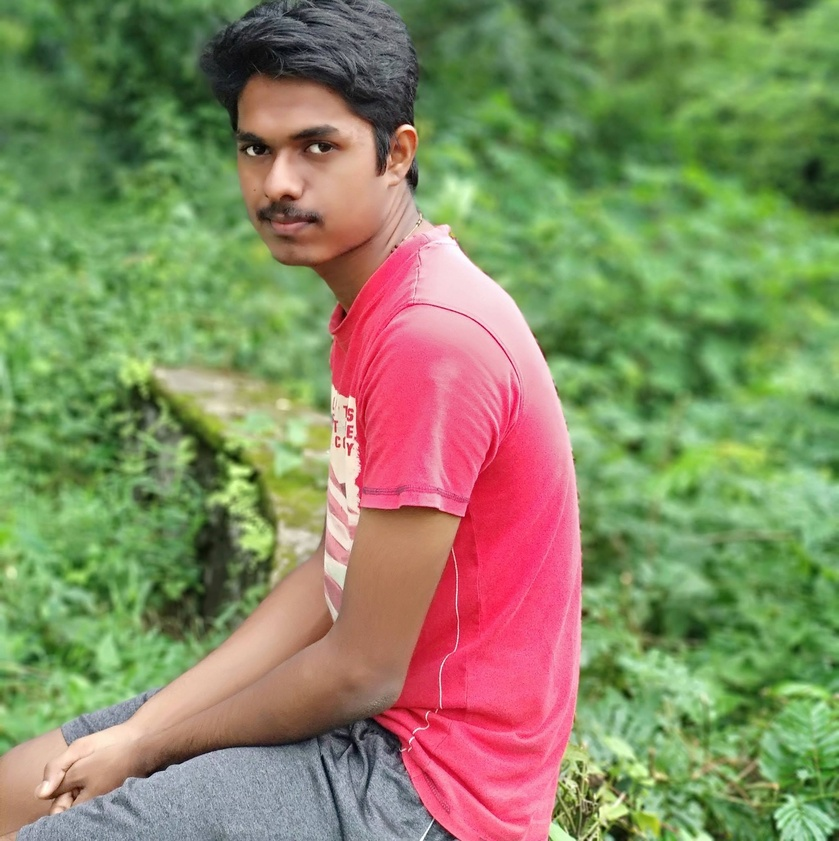
#> input picture security/face/abin.jpg, 839 x 841 px, shrunk from 2043 x 2048 before the run
$ python face_detect.py abin.jpg
#> lines starting #> are read from the running program, lines starting #| are printed output that depends on the picture; after the words box and inside, x2 and y2 are one past the last pixel; in counts of white or black regions, pixels touching at a corner belong together
import cv2
import sys

# Get user supplied values
imagePath = sys.argv[1]
cascPath = "haarcascade_frontalface_default.xml"

# Create the haar cascade
faceCascade = cv2.CascadeClassifier(cascPath)

# Read the image
image = cv2.imread(imagePath)
#> image is the input picture: shape (841, 839, 3); mean B, G, R 98.9, 138.6, 135.1
gray = cv2.cvtColor(image, cv2.COLOR_BGR2GRAY)
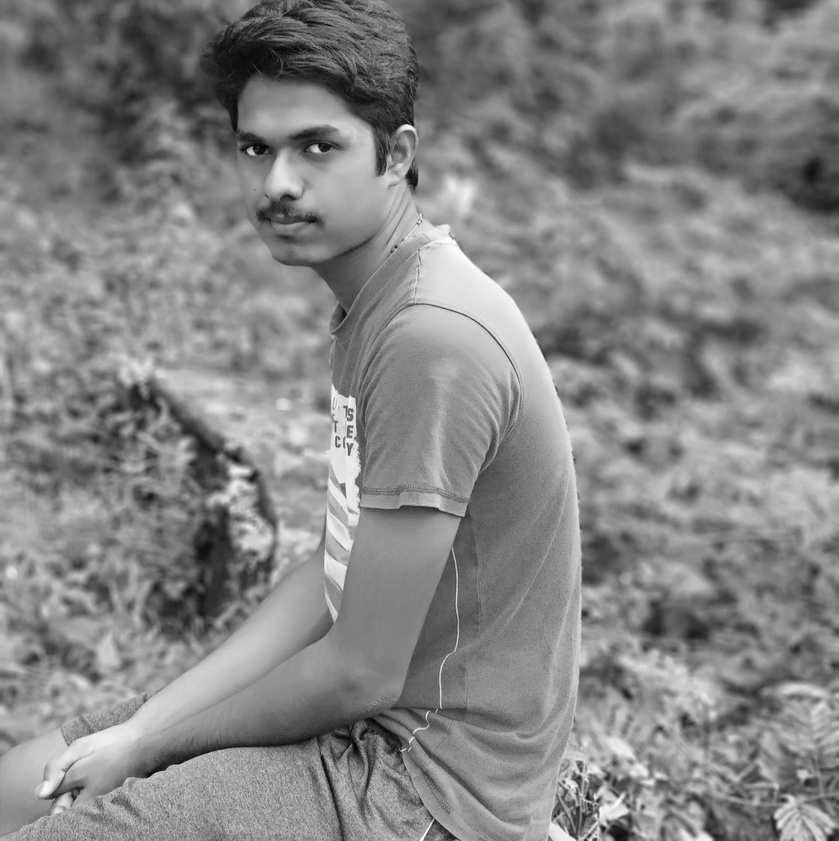
#> gray: shape (841, 839); min 1, max 254, mean 133

# Detect faces in the image
faces = faceCascade.detectMultiScale(
    gray,
    scaleFactor=1.1,
    minNeighbors=5,
    minSize=(30, 30),
    flags = cv2.cv2.CASCADE_SCALE_IMAGE
)
#> faces = [[224, 504, 42, 42], [320, 492, 49, 49], [229, 274, 130, 130], [182, 71, 206, 206]]

print("Found {0} faces!".format(len(faces)))
#| Found 4 faces!

# Draw a rectangle around the faces
for (x, y, w, h) in faces:
    cv2.rectangle(image, (x, y), (x+w, y+h), (0, 255, 0), 2)
#> this loop made 4 passes
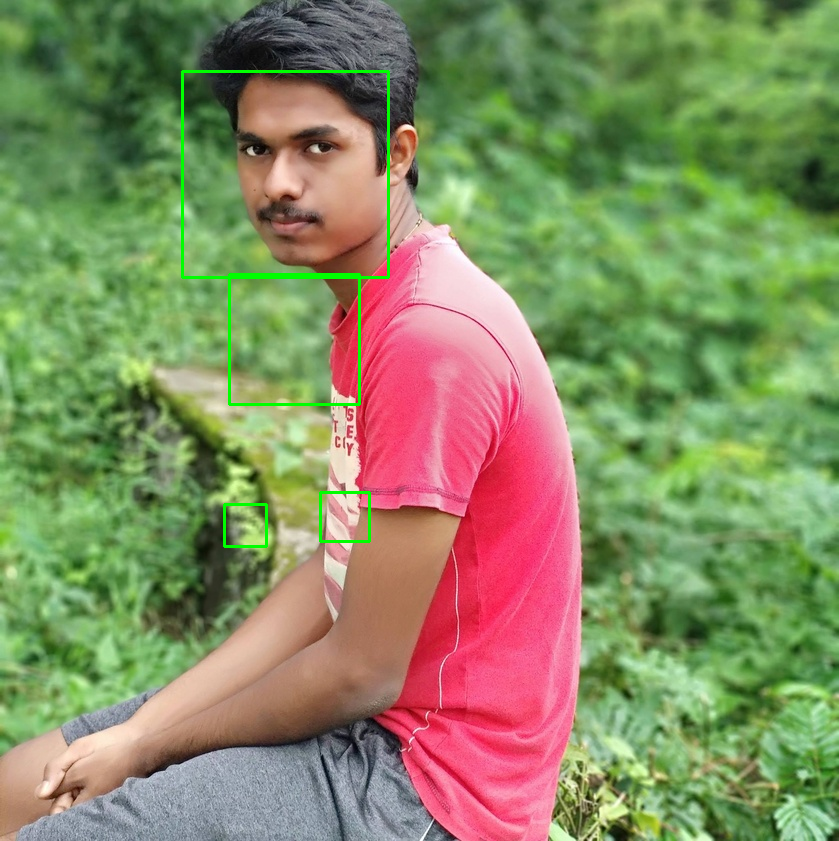
#> image: shape (841, 839, 3); 0.72% of pixels changed, all inside (x1, y1, x2, y2) = (181, 70, 390, 548)

cv2.imshow("Faces found", image)
cv2.waitKey(0)

$ run again, on security/face/dheeraj1.jpg
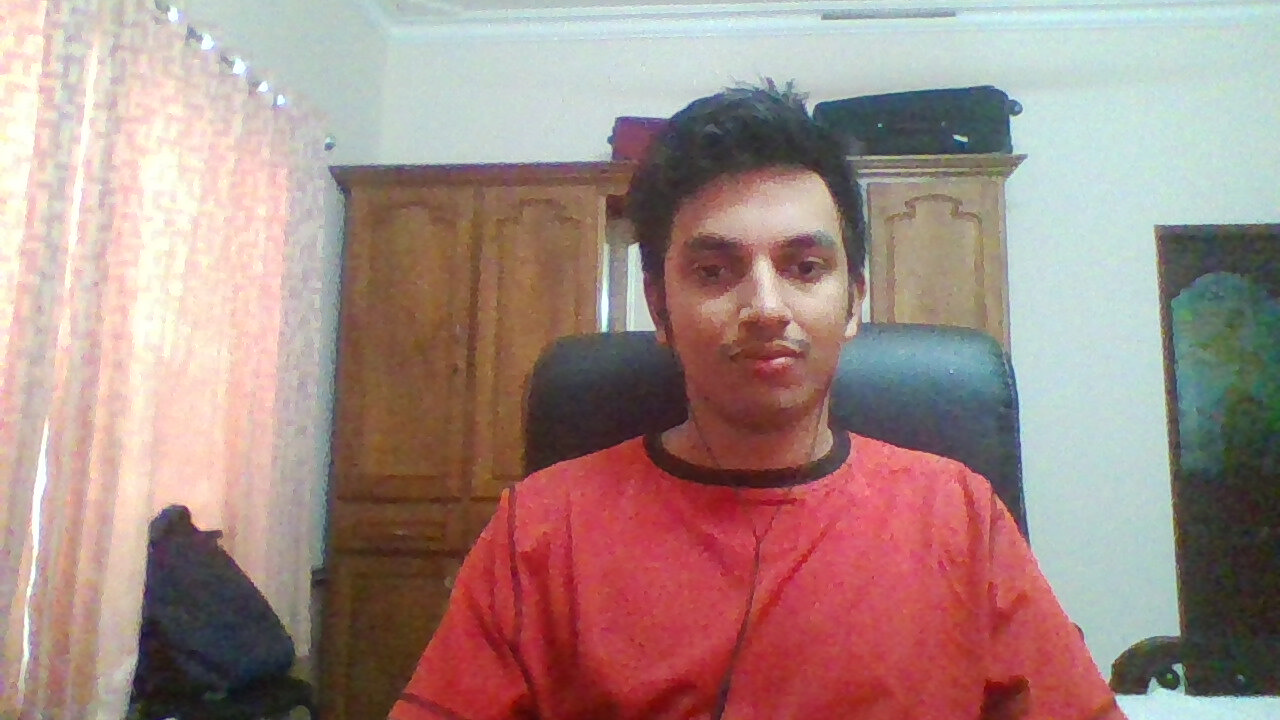
#> input picture security/face/dheeraj1.jpg, 1280 x 720 px
#> image is the input picture: shape (720, 1280, 3); mean B, G, R 132.6, 137.9, 163.8
#> `gray = cv2.cvtColor(image, cv2.COLOR_BGR2GRAY)`:
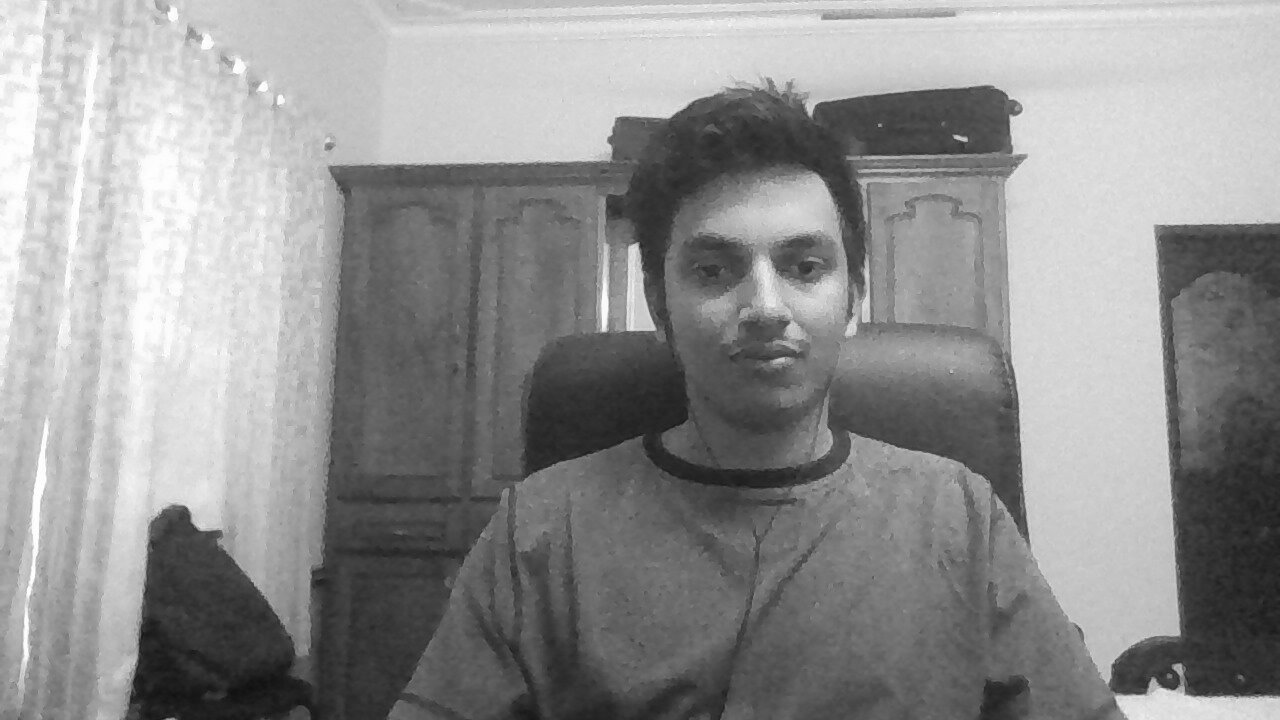
#> gray: shape (720, 1280); min 16, max 255, mean 145
#> faces = [[641, 173, 241, 241]]
#| Found 1 faces!
#> the loop `for (x, y, w, h) in faces:` made 1 pass
#> after the loop `for (x, y, w, h) in faces:`:
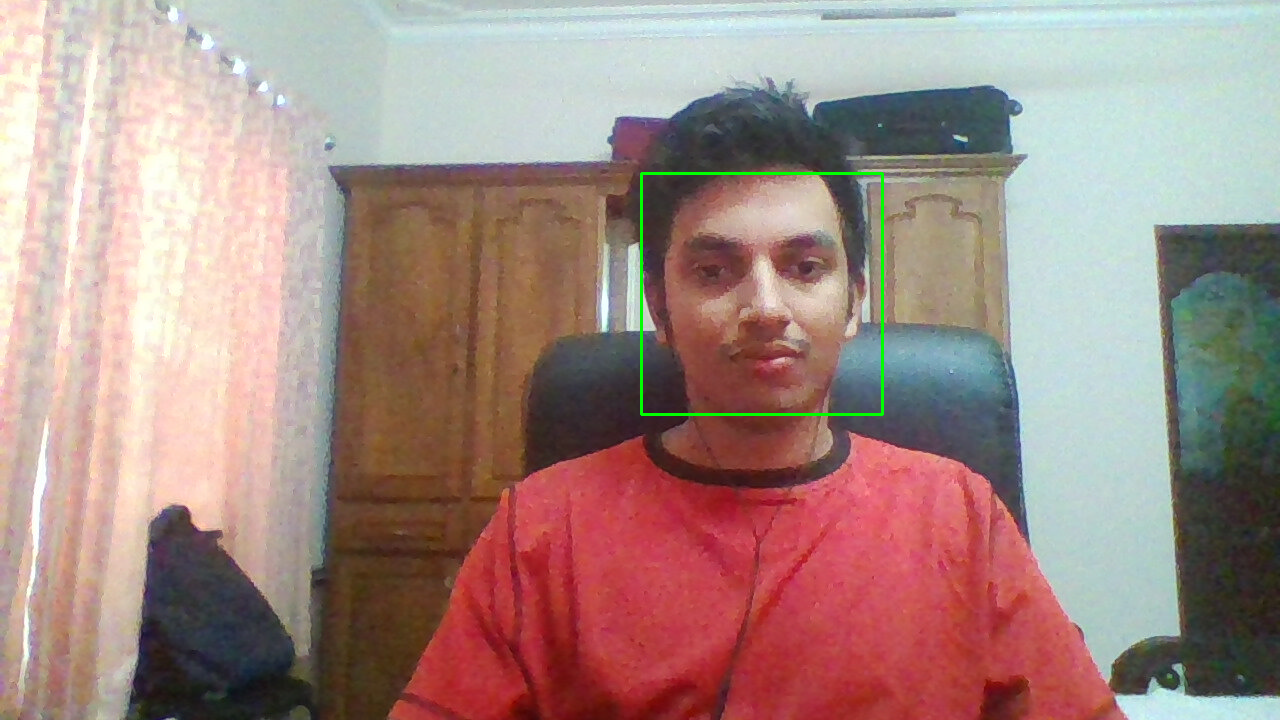
#> image: shape (720, 1280, 3); 0.31% of pixels changed, all inside (x1, y1, x2, y2) = (640, 172, 884, 416)

$ run again, on security/face/dheeraj.png
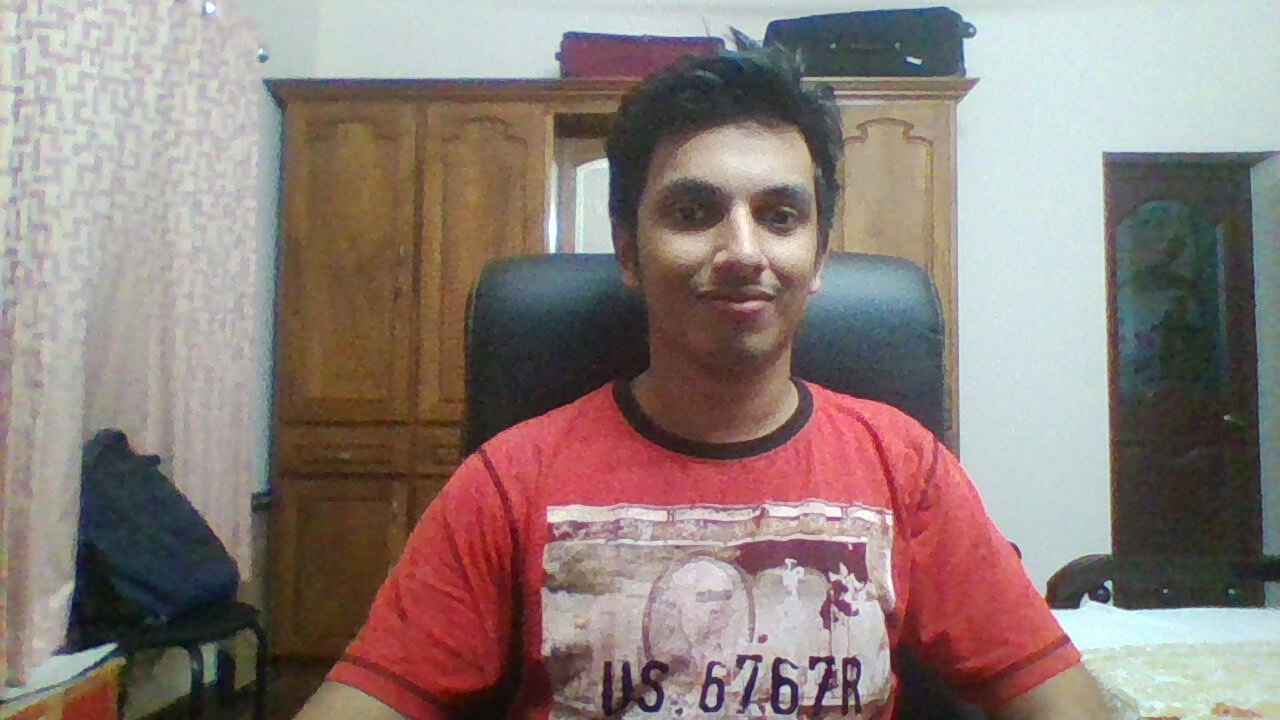
#> input picture security/face/dheeraj.png, 1280 x 720 px
#> image is the input picture: shape (720, 1280, 3); mean B, G, R 121.5, 126, 141
#> `gray = cv2.cvtColor(image, cv2.COLOR_BGR2GRAY)`:
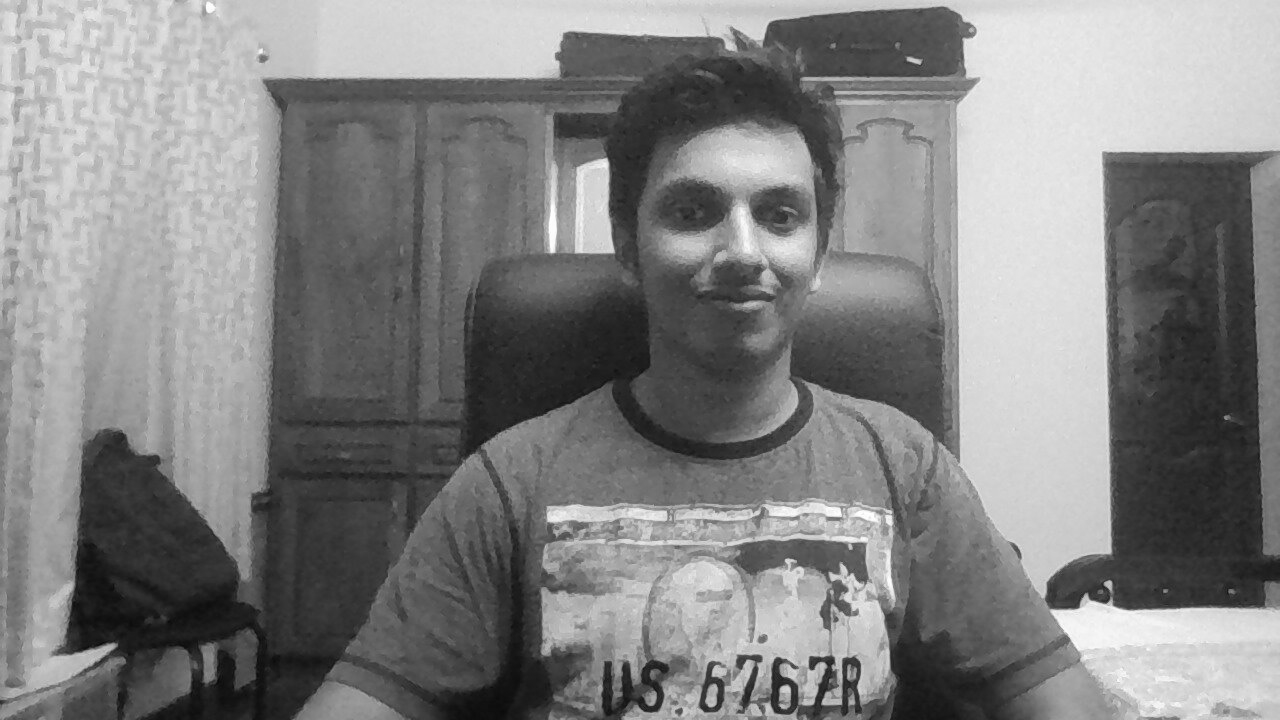
#> gray: shape (720, 1280); min 6, max 255, mean 130
#> faces = [[684, 571, 66, 66], [620, 118, 235, 235]]
#| Found 2 faces!
#> the loop `for (x, y, w, h) in faces:` made 2 passes
#> after the loop `for (x, y, w, h) in faces:`:
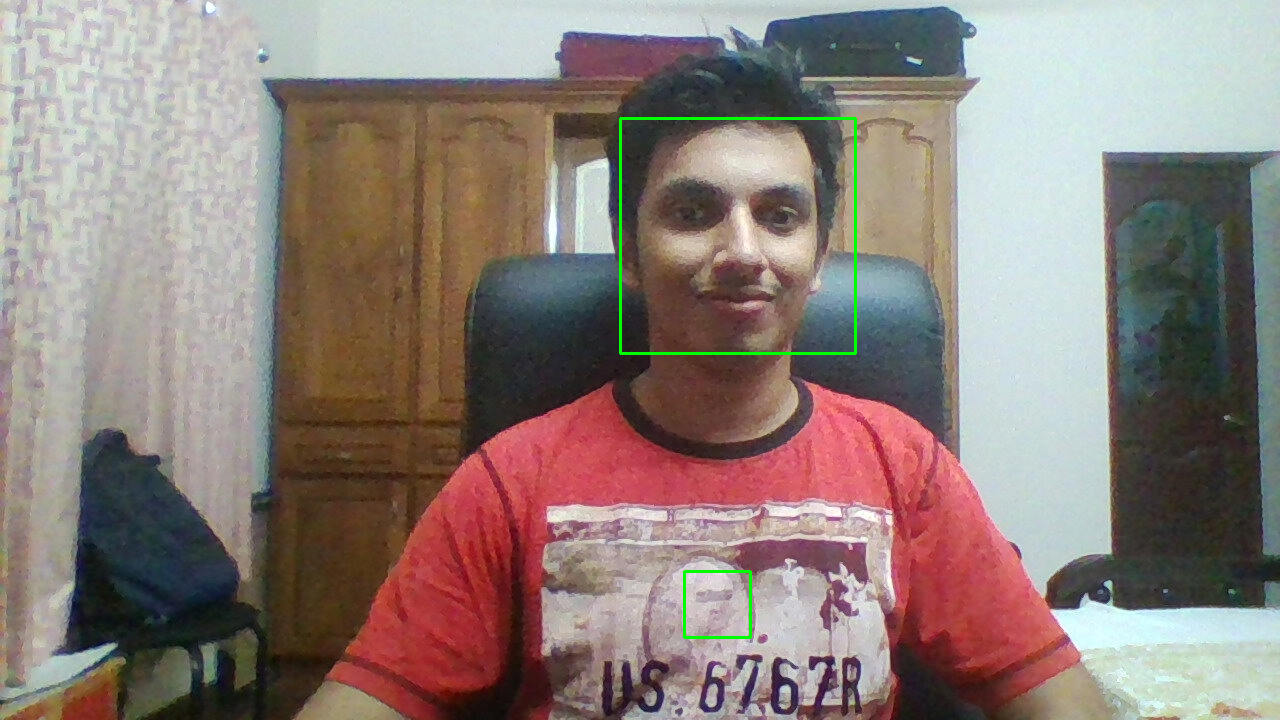
#> image: shape (720, 1280, 3); 0.39% of pixels changed, all inside (x1, y1, x2, y2) = (619, 117, 857, 639)
